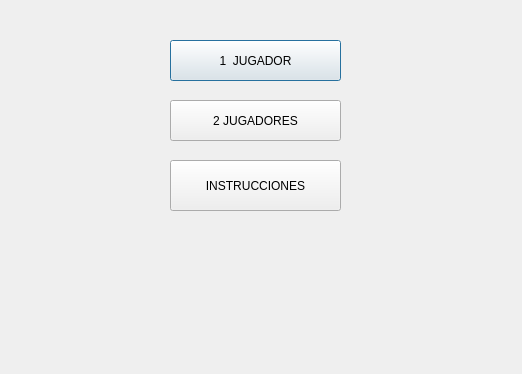
<?xml version="1.0" encoding="UTF-8"?>
<ui version="4.0">
 <class>Modo_de_juego</class>
 <widget class="QDialog" name="Modo_de_juego">
  <property name="geometry">
   <rect>
    <x>0</x>
    <y>0</y>
    <width>522</width>
    <height>374</height>
   </rect>
  </property>
  <property name="windowTitle">
   <string>Dialog</string>
  </property>
  <widget class="QPushButton" name="pushButton">
   <property name="geometry">
    <rect>
     <x>170</x>
     <y>40</y>
     <width>171</width>
     <height>41</height>
    </rect>
   </property>
   <property name="text">
    <string>1  JUGADOR</string>
   </property>
  </widget>
  <widget class="QPushButton" name="pushButton_2">
   <property name="geometry">
    <rect>
     <x>170</x>
     <y>100</y>
     <width>171</width>
     <height>41</height>
    </rect>
   </property>
   <property name="text">
    <string>2 JUGADORES</string>
   </property>
  </widget>
  <widget class="QPushButton" name="pushButton_3">
   <property name="geometry">
    <rect>
     <x>170</x>
     <y>160</y>
     <width>171</width>
     <height>51</height>
    </rect>
   </property>
   <property name="styleSheet">
    <string notr="true">image: url(:/instrucciones.jpg);</string>
   </property>
   <property name="text">
    <string>INSTRUCCIONES</string>
   </property>
   <property name="iconSize">
    <size>
     <width>171</width>
     <height>51</height>
    </size>
   </property>
  </widget>
 </widget>
 <resources/>
 <connections/>
</ui>
